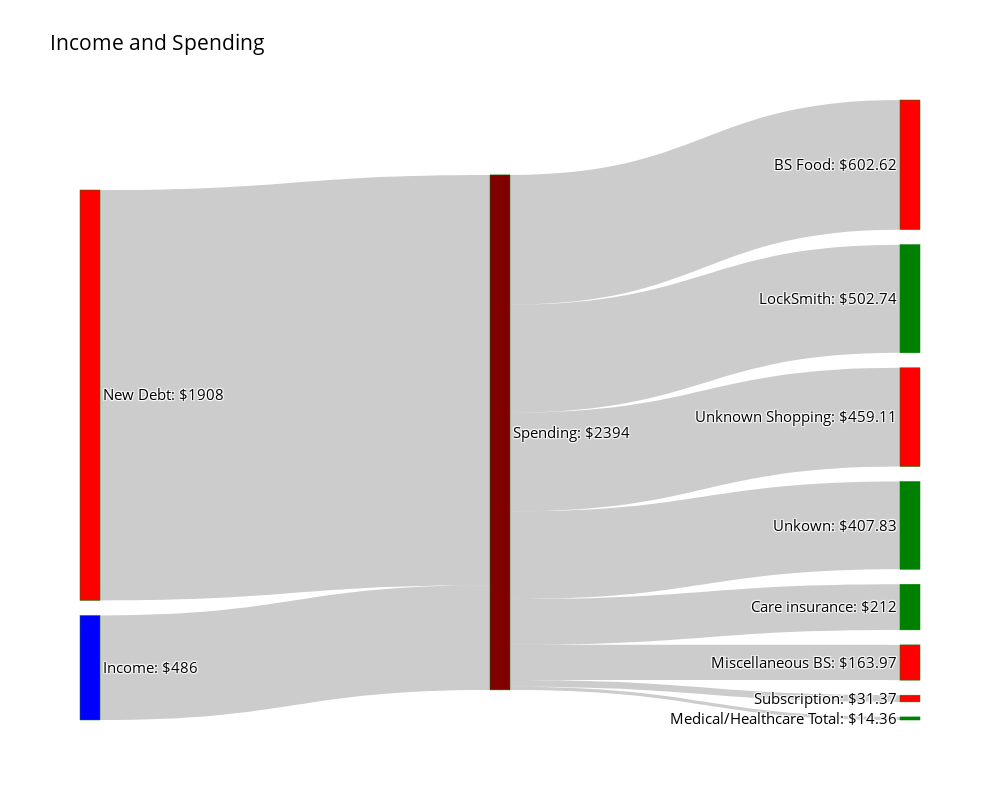

Notebook code cell kept with this figure:
### Code cell
fig = go.Figure()
fig.add_trace(go.Sankey(
    node = dict(
        pad = 15,
        thickness = 20,
        line = dict(color = "green", width = 0.5),
        label = [key + ": $" + str(value) for key, value in income.items()] + ["Spending: $2394"] + [key + ": $" + str(value) for key, value in spending_detail.items()],
        color = ["blue","red","maroon","red","green","red","red","red","green","green","green"],
    ),
    link= dict(
        source = [0, 1, 2, 2, 2, 2, 2, 2, 2, 2],
        target = [2, 2, 3, 4, 5, 6, 7, 8, 9,10],
        value = list(income.values())+ list(spending_detail.values()),
    ),
    
))
#update Hight and width
fig.update_layout(title_text="Income and Spending", font_size=10, width=1000, height=800)
#Update font size
fig.update_layout(font_size=15)
#Update font color
fig.update_layout(font_color="black")

fig.show()

### Figure 1 — Plotly figure (JSON) as saved in the notebook; plotly's stock layout.template omitted (floating-point values rounded to 4 significant figures)
{"data": [{"link": {"source": [0, 1, 2, 2, 2, 2, 2, 2, 2, 2], "target": [2, 2, 3, 4, 5, 6, 7, 8, 9, 10], "value": [486, 1908, 459.1, 14.36, 31.37, 602.6, 164.0, 502.7, 212, 407.8]}, "node": {"color": ["blue", "red", "maroon", "red", "green", "red", "red", "red", "green", "green", "green"], "label": ["Income: $486", "New Debt: $1908", "Spending: $2394", "Unknown Shopping: $459.11", "Medical/Healthcare Total: $14.36", "Subscription: $31.37", "BS Food: $602.62", "Miscellaneous BS: $163.97", "LockSmith: $502.74", "Care insurance: $212", "Unkown: $407.83"], "line": {"color": "green", "width": 0.5}, "pad": 15, "thickness": 20}, "type": "sankey"}], "layout": {"font": {"color": "black", "size": 15}, "height": 800, "title": {"text": "Income and Spending"}, "width": 1000}}
